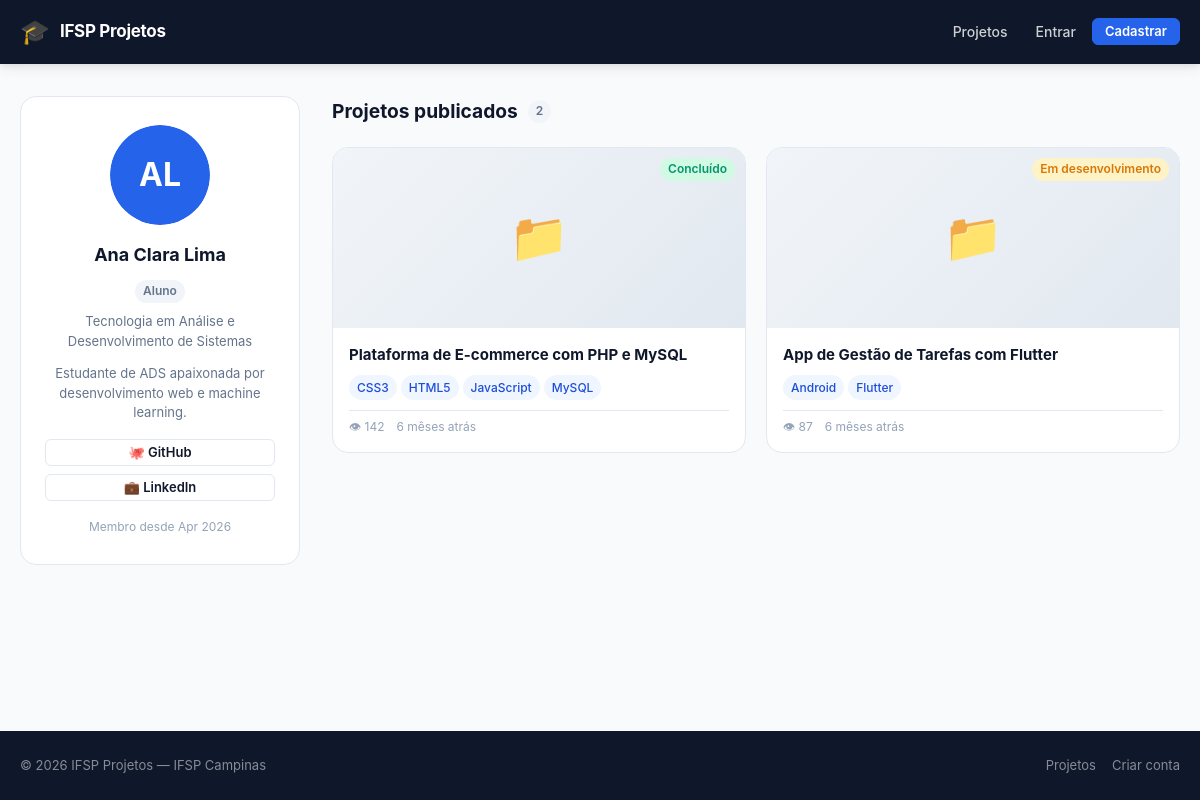
Page /perfil/2 on the committed database.
### tables this page shows
CREATE TABLE usuarios (
    id            INT UNSIGNED AUTO_INCREMENT PRIMARY KEY,
    nome          VARCHAR(120)        NOT NULL,
    email         VARCHAR(180)        NOT NULL UNIQUE,
    senha         VARCHAR(255)        NOT NULL,            
    tipo          ENUM('aluno','professor') NOT NULL,
    curso         VARCHAR(120)        NOT NULL,
    bio           TEXT                DEFAULT NULL,
    foto_perfil   VARCHAR(255)        DEFAULT NULL,        
    linkedin      VARCHAR(255)        DEFAULT NULL,
    github        VARCHAR(255)        DEFAULT NULL,
    ativo         TINYINT(1)          NOT NULL DEFAULT 1,
    criado_em     DATETIME            NOT NULL DEFAULT CURRENT_TIMESTAMP,
    atualizado_em DATETIME            NOT NULL DEFAULT CURRENT_TIMESTAMP
                                      ON UPDATE CURRENT_TIMESTAMP
);

CREATE TABLE projetos (
    id            INT UNSIGNED AUTO_INCREMENT PRIMARY KEY,
    usuario_id    INT UNSIGNED        NOT NULL,
    titulo        VARCHAR(200)        NOT NULL,
    descricao     TEXT                NOT NULL,
    area          VARCHAR(100)        DEFAULT NULL,        
    status        ENUM('em_desenvolvimento','beta','concluido') NOT NULL DEFAULT 'em_desenvolvimento',
    imagem_capa   VARCHAR(255)        DEFAULT NULL,
    repositorio   VARCHAR(255)        DEFAULT NULL,        
    visualizacoes INT UNSIGNED        NOT NULL DEFAULT 0,
    publicado     TINYINT(1)          NOT NULL DEFAULT 1,
    criado_em     DATETIME            NOT NULL DEFAULT CURRENT_TIMESTAMP,
    atualizado_em DATETIME            NOT NULL DEFAULT CURRENT_TIMESTAMP
                                      ON UPDATE CURRENT_TIMESTAMP,

    CONSTRAINT fk_proj_usuario
        FOREIGN KEY (usuario_id) REFERENCES usuarios(id)
        ON DELETE CASCADE ON UPDATE CASCADE,

    FULLTEXT INDEX ft_proj_busca (titulo, descricao)
);

### core/Controller.php (called while the page is built, shortened)
<?php
class Controller
{
    protected function view(string $view, array $data = []): void
    {
        extract($data, EXTR_SKIP);
        $path = VIEWS_PATH . '/' . str_replace('.', '/', $view) . '.php';
        require $path;
    }
}

### app/controllers/PerfilController.php (called while the page is built, shortened)
<?php
class PerfilController extends Controller
{
    public function show(array $p = []): void
    {
        $usuario = Usuario::find((int) $p['id']);
        $this->view('perfil.show', [
            'pageTitle' => h($usuario['nome']) . ' — ' . SITE_NAME,
            'perfil'    => $usuario,
            'projetos'  => Projeto::findByUsuario((int) $usuario['id']),
            'flash'     => $this->getFlash(),
            'usuario'   => $this->currentUser(),
        ]);
    }
}

### index.php (called while the page is built, shortened)
<?php
require_once CORE_PATH . '/Database.php';
require_once CORE_PATH . '/Controller.php';
require_once CORE_PATH . '/Router.php';
require_once ROOT . '/helpers.php';
$router = new Router();
$router->dispatch();

### core/Database.php (called while the page is built, shortened)
<?php
class Database
{
    private static ?PDO $instance = null;
    public static function getInstance(): PDO
    {
        if (self::$instance === null) {
            $dsn = sprintf(
                'mysql:host=%s;port=%s;dbname=%s;charset=%s',
                DB_HOST,
                DB_PORT,
                DB_NAME,
                DB_CHARSET
            );
            self::$instance = new PDO($dsn, DB_USER, DB_PASS, [
                PDO::ATTR_ERRMODE => PDO::ERRMODE_EXCEPTION,
                PDO::ATTR_DEFAULT_FETCH_MODE => PDO::FETCH_ASSOC,
                PDO::ATTR_EMULATE_PREPARES => false,
            ]);
        }
        return self::$instance;
    }
}

### app/models/Usuario.php (called while the page is built, shortened)
<?php
class Usuario
{
    private static function db(): PDO
    {
        return Database::getInstance();
    }
    public static function find(int $id): ?array
    {
        $s = self::db()->prepare('SELECT * FROM usuarios WHERE id = ? AND ativo = 1');
        $s->execute([$id]);
        return $s->fetch() ?: null;
    }
}

### helpers.php (called while the page is built, shortened)
<?php
function h(string $s): string
{
    return htmlspecialchars($s, ENT_QUOTES | ENT_SUBSTITUTE, 'UTF-8');
}
function url(string $path = ''): string
{
    return BASE_URL . '/' . ltrim($path, '/');
}
function time_ago(string $datetime): string
{
    $diff = (new DateTime())->diff(new DateTime($datetime));
    if ($diff->m > 0) return $diff->m . ' mês' . ($diff->m > 1 ? 'es' : '') . ' atrás';
    return 'agora mesmo';
}
function status_label(string $status): string
{
    return match ($status) {
        'em_desenvolvimento' => 'Em desenvolvimento',
        'beta'               => 'Beta',
        'concluido'          => 'Concluído',
        default              => $status,
    };
}
function status_class(string $status): string
{
    return match ($status) {
        'em_desenvolvimento' => 'badge-warning',
        'beta'               => 'badge-info',
        'concluido'          => 'badge-success',
        default              => 'badge-secondary',
    };
}
function tipo_label(string $tipo): string
{
    return match ($tipo) {
        'aluno'     => 'Aluno',
        'professor' => 'Professor',
        default     => $tipo,
    };
}
function avatar_initials(string $nome): string
{
    $parts = explode(' ', trim($nome));
    $ini   = mb_substr($parts[0], 0, 1);
    if (count($parts) > 1) {
        $ini .= mb_substr(end($parts), 0, 1);
    }
    return mb_strtoupper($ini);
}

### app/models/Projeto.php (called while the page is built, shortened)
<?php
class Projeto
{
    private static function db(): PDO
    {
        return Database::getInstance();
    }
    public static function findByUsuario(int $uid): array
    {
        $s = self::db()->prepare(
            "SELECT p.*, GROUP_CONCAT(DISTINCT t.nome ORDER BY t.nome SEPARATOR ',') AS tecnologias
             FROM projetos p
             LEFT JOIN projeto_tecnologias pt ON pt.projeto_id = p.id
             LEFT JOIN tecnologias t          ON t.id = pt.tecnologia_id
             WHERE p.usuario_id = ? AND p.publicado = 1
             GROUP BY p.id
             ORDER BY p.criado_em DESC"
        );
        $s->execute([$uid]);
        return $s->fetchAll();
    }
}

### app/views/perfil/show.php (the view, shortened to what this page needs)
<?php require VIEWS_PATH . '/layout/header.php'; ?>
<main class="container page-main">
    <div class="profile-layout">
        <aside class="profile-sidebar">
            <div class="profile-card">
                <div class="profile-card__avatar">
                    <?php if (!empty($perfil['foto_perfil'])): ?>
                        <img src="<?= upload_url(h($perfil['foto_perfil'])) ?>"
                             alt="<?= h($perfil['nome']) ?>" class="profile-card__img">
                    <?php else: ?>
                        <span class="avatar-initials avatar-initials--xl">
                            <?= avatar_initials($perfil['nome']) ?>
                        </span>
                    <?php endif; ?>
                </div>
                <h1 class="profile-card__name"><?= h($perfil['nome']) ?></h1>
                <p class="profile-card__role">
                    <span class="badge <?= $perfil['tipo'] === 'professor' ? 'badge-info' : 'badge-secondary' ?>">
                        <?= tipo_label($perfil['tipo']) ?>
                    </span>
                </p>
                <p class="profile-card__course"><?= h($perfil['curso']) ?></p>
                <?php if (!empty($perfil['bio'])): ?>
                    <p class="profile-card__bio"><?= nl2br(h($perfil['bio'])) ?></p>
                <?php endif; ?>
                <div class="profile-card__links">
                    <?php if (!empty($perfil['github'])): ?>
                        <a href="<?= h($perfil['github']) ?>" target="_blank" rel="noopener" class="btn btn--ghost btn--sm btn--full">
                            🐙 GitHub
                        </a>
                    <?php endif; ?>
                    <?php if (!empty($perfil['linkedin'])): ?>
                        <a href="<?= h($perfil['linkedin']) ?>" target="_blank" rel="noopener" class="btn btn--ghost btn--sm btn--full">
                            💼 LinkedIn
                        </a>
                    <?php endif; ?>
                </div>
                <p class="profile-card__since">
                    Membro desde <?= date('M Y', strtotime($perfil['criado_em'])) ?>
                </p>
            </div>
        </aside>
        <section class="profile-content">
            <h2 class="section-title">
                Projetos publicados
                <span class="badge badge-secondary"><?= count($projetos) ?></span>
            </h2>
            <?php if (empty($projetos)): ?>
                <div class="empty-state">
                    <div class="empty-state__icon">📭</div>
                    <h3>Nenhum projeto ainda</h3>
                    <?php if (!empty($_SESSION['usuario_id']) && $_SESSION['usuario_id'] == $perfil['id']): ?>
                        <p>Publique seu primeiro projeto acadêmico!</p>
                        <a href="<?= url('projeto/novo') ?>" class="btn btn--primary">+ Publicar projeto</a>
                    <?php else: ?>
                        <p>Este usuário ainda não publicou projetos.</p>
                    <?php endif; ?>
                </div>
            <?php else: ?>
                <div class="project-grid">
                    <?php foreach ($projetos as $proj): ?>
                        <article class="card">
                            <a href="<?= url('projeto/' . $proj['id']) ?>" class="card__image-link">
                                <?php if ($proj['imagem_capa']): ?>
                                    <img src="<?= upload_url(h($proj['imagem_capa'])) ?>"
                                         alt="<?= h($proj['titulo']) ?>" class="card__image" loading="lazy">
                                <?php else: ?>
                                    <div class="card__image-placeholder"><span>📁</span></div>
                                <?php endif; ?>
                                <span class="card__status badge <?= status_class($proj['status']) ?>">
                                    <?= status_label($proj['status']) ?>
                                </span>
                            </a>
                            <div class="card__body">
                                <h3 class="card__title">
                                    <a href="<?= url('projeto/' . $proj['id']) ?>"><?= h($proj['titulo']) ?></a>
                                </h3>
                                <?php if (!empty($proj['tecnologias'])): ?>
                                    <div class="card__tags">
                                        <?php foreach (array_slice(explode(',', $proj['tecnologias']), 0, 4) as $tag): ?>
                                            <span class="tag"><?= h(trim($tag)) ?></span>
                                        <?php endforeach; ?>
                                    </div>
                                <?php endif; ?>
                                <div class="card__meta">
                                    <span>👁 <?= number_format($proj['visualizacoes']) ?></span>
                                    <span><?= time_ago($proj['criado_em']) ?></span>
                                </div>
                            </div>
                        </article>
                    <?php endforeach; ?>
                </div>
            <?php endif; ?>
        </section>
    </div>
</main>
<?php require VIEWS_PATH . '/layout/footer.php'; ?>

### core/Router.php (shortened to what this page needs)
<?php
class Router
{
    private array $routes = [];
    private function add(string $method, string $path, string $controller, string $action): void
    {
        $this->routes[] = compact('method', 'path', 'controller', 'action');
    }
    public function dispatch(): void
    {
        $method = $_SERVER['REQUEST_METHOD'];
        $uri    = $_SERVER['REQUEST_URI'];
        $uri = preg_replace('#^' . preg_quote(BASE_PATH, '#') . '#', '', $uri);
        $uri = strtok($uri, '?');
        $uri = trim($uri, '/');
        foreach ($this->routes as $route) {
            if ($route['method'] !== $method) {
                continue;
            }
            $pattern = preg_replace('/\{[^}]+\}/', '([^/]+)', $route['path']);
            $pattern = '#^' . $pattern . '$#';
            if (!preg_match($pattern, $uri, $matches)) {
                continue;
            }
            array_shift($matches);
            preg_match_all('/\{([^}]+)\}/', $route['path'], $paramNames);
            $params = [];
            foreach ($paramNames[1] as $i => $name) {
                $params[$name] = $matches[$i] ?? null;
            }
            $ctrl = new $route['controller']();
            $action = $route['action'];
            $ctrl->$action($params);
            return;
        }
    }
}

### rows in the picture
usuarios: nome "AL", nome "Ana Clara Lima", tipo "Aluno", curso "Tecnologia em Análise e Desenvolvimento de Sistemas", bio "Estudante de ADS apaixonada por desenvolvimento web e machine learning.", criado_em "Apr 2026"
projetos: status "Concluído", titulo "Plataforma de E-commerce com PHP e MySQL", tag "CSS3", tag "HTML5", tag "JavaScript", tag "MySQL", visualizacoes "142", criado_em "6 mêses atrás"
projetos: status "Em desenvolvimento", titulo "App de Gestão de Tarefas com Flutter", tag "Android", tag "Flutter", visualizacoes "87", criado_em "6 mêses atrás"
